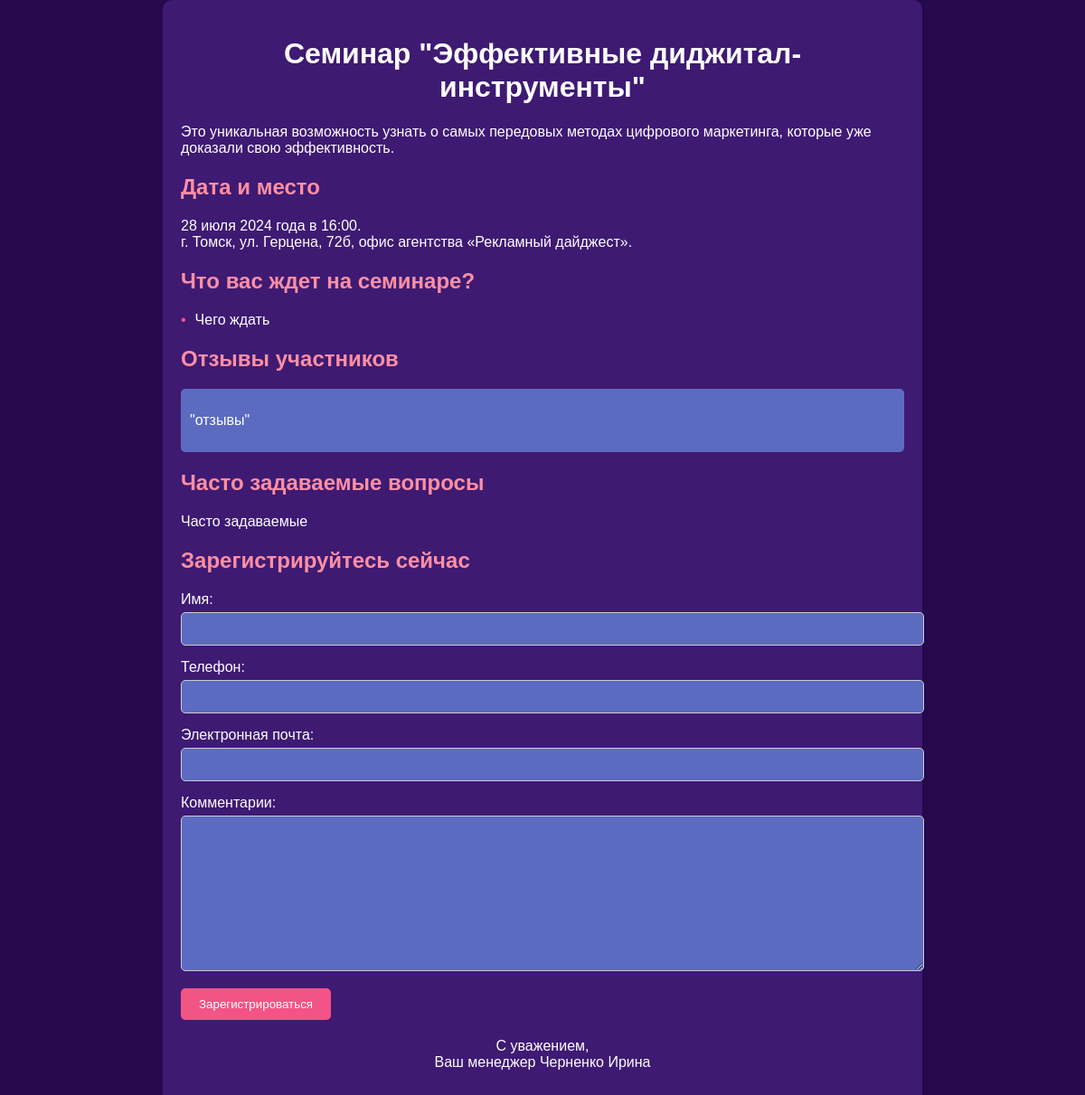
Screenshot of /landing/ with the database file from the repository.
### landing/models.py (models this page shows, shortened)
class LandingContent(models.Model):
    title = models.CharField(max_length=200)
    description = models.TextField()
    date = models.CharField(max_length=50)
    location = models.CharField(max_length=200)
    schedule = models.TextField()
    testimonials = models.TextField()
    faq = models.TextField()

### landing/views.py (the view)
# urls.py: path('', landing_page, name='landing_page'),
def landing_page(request):
    content = LandingContent.objects.last()  # Получаем первый объект контента
    if content:
        schedule = content.schedule.split('\n')
        testimonials = content.testimonials.split('\n')
        faq = content.faq.split('\n')
    else:
        schedule = []
        testimonials = []
        faq = []
    if request.method == 'POST':
        form = ContactForm(request.POST)
        if form.is_valid():
            form.save()
            return redirect('thank_you')
    else:
        form = ContactForm()
    context = {
        'form': form,
        'content': content,
        'schedule': schedule,
        'testimonials': testimonials,
        'faq': faq,
    }
    return render(request, 'landing_page.html', context)

### landing/forms.py
class ContactForm(forms.ModelForm):
    class Meta:
        model = Contact
        fields = ['name', 'phone', 'email', 'comments']
        labels = {
            'name': 'Имя',
            'phone': 'Телефон',
            'email': 'Электронная почта',
            'comments': 'Комментарии',
        }

### landing/templates/landing_page.html (shortened to what this page needs)
<!DOCTYPE html>
<html lang="ru">
<head>
</head>
<body>
<div class="container">
    <div class="header">
        <h1>{{ content.title }}</h1>
    </div>
    <div class="content">
        <p>{{ content.description }}</p>
        <h2>Дата и место</h2>
        <p>{{ content.date }}<br>{{ content.location }}</p>
        <h2>Что вас ждет на семинаре?</h2>
        <ul>
            {% for item in schedule %}
            <li>{{ item }}</li>
            {% endfor %}
        </ul>
    </div>
    <div class="content">
        <h2>Отзывы участников</h2>
        {% for testimonial in testimonials %}
        <div class="testimonial">
            <p>"{{ testimonial }}"</p>
        </div>
        {% endfor %}
    </div>
    <div class="content">
        <h2>Часто задаваемые вопросы</h2>
        {% for faq_item in faq %}
        <p>{{ faq_item }}</p>
        {% endfor %}
    </div>
    <div class="content">
        <h2>Зарегистрируйтесь сейчас</h2>
        <form action="" method="POST">
            <div class="form-group">
                {{ form.name.label_tag }}
                {{ form.name }}
            </div>
            <div class="form-group">
                {{ form.phone.label_tag }}
                {{ form.phone }}
            </div>
            <div class="form-group">
                {{ form.email.label_tag }}
                {{ form.email }}
            </div>
            <div class="form-group">
                {{ form.comments.label_tag }}
                {{ form.comments }}
            </div>
            <button type="submit">Зарегистрироваться</button>
        </form>
    </div>
    <div class="footer">
        <p>С уважением,<br>Ваш менеджер Черненко Ирина</p>
    </div>
</div>
</body>
</html>

### landing/templates/landing_page.html (style rules this page uses)
body { font-family: Arial, sans-serif; background-color: #27094e; color: #ffffff; margin: 0; padding: 0; }
.container { width: 100%; max-width: 800px; margin: 0 auto; background-color: #3e1a73; padding: 20px; box-shadow: 0 0 10px rgba(0, 0, 0, 0.1); border-radius: 10px; }
.header, .footer { text-align: center; margin-bottom: 20px; }
.content { margin-bottom: 20px; }
.form-group { margin-bottom: 15px; }
label { display: block; margin-bottom: 5px; }
input, textarea { width: 100%; padding: 10px; border: 1px solid #ccc; border-radius: 5px; background-color: #5c6bc0; color: white; }
button { padding: 10px 20px; background-color: #f15485; color: white; border: none; border-radius: 5px; cursor: pointer; }
h2 { color: #ff8fa3; }
ul { list-style: none; padding: 0; }
ul li::before { content: "•"; color: #f15485; margin-right: 10px; }
.testimonial { background-color: #5c6bc0; padding: 10px; border-radius: 5px; margin-bottom: 10px; }

### rows the page displays
LandingContent: title "Семинар \"Эффективные диджитал-инструменты\"", description "Это уникальная возможность узнать о самых передовых методах цифрового маркетинга, которые уже доказали свою эффективность.", date "28 июля 2024 года в 16:00.", location "г. Томск, ул. Герцена, 72б, офис агентства «Рекламный дайджест».", schedule "Чего ждать", testimonials "отзывы", faq "Часто задаваемые"
